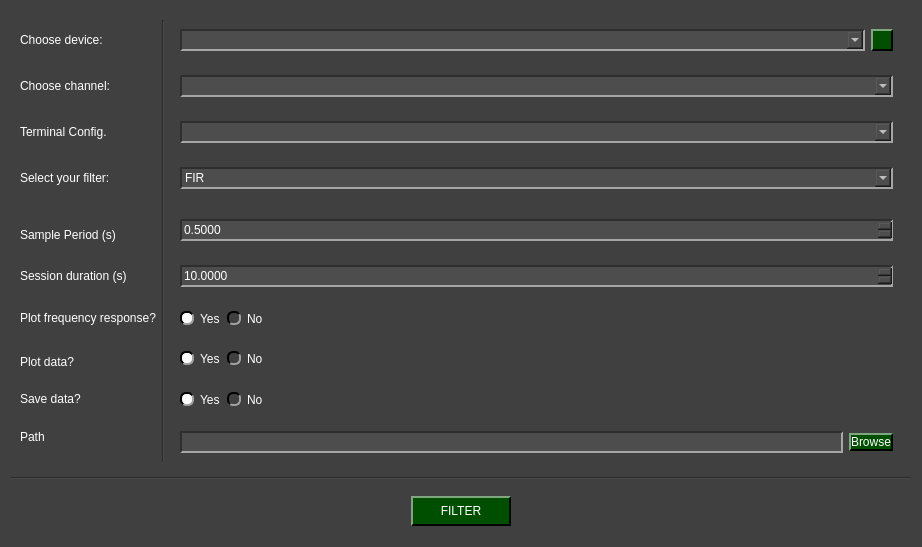
<?xml version="1.0" encoding="UTF-8"?>
<ui version="4.0">
 <class>Digitalfilters_NIDAQ_widget</class>
 <widget class="QWidget" name="Digitalfilters_NIDAQ_widget">
  <property name="geometry">
   <rect>
    <x>0</x>
    <y>0</y>
    <width>922</width>
    <height>547</height>
   </rect>
  </property>
  <property name="windowTitle">
   <string>Form</string>
  </property>
  <property name="styleSheet">
   <string notr="true">QWidget{
	background-color: rgb(64, 64, 64);
}

QTabWidget::pane { 
   border: 1px solid rgb(166, 166, 166);
}

QTabBar::tab {
  	background-color: rgb(77, 77, 77);
 }

 QTabBar::tab:selected {
  	background-color: rgb(140, 140, 140);
	padding-top: 2px;
	padding-bottom: 2px;
	padding-left: 12px;
	padding-right: 12px;
 }

 QTabBar::tab:selected:hover {
  	background-color: rgb(140, 140, 140);
	padding-top: 2px;
	padding-bottom: 2px;
	padding-left: 12px;
	padding-right: 12px;
 }

 QTabBar::tab:hover {
  	background-color: rgb(109, 109, 109);
	padding-top: 2px;
	padding-bottom: 2px;
	padding-left: 12px;
	padding-right: 12px;
 }

 QTabBar::tab:middle {
	border-right: 1px dashed rgb(166, 166, 166);
	border-left: 1px dashed rgb(166, 166, 166);
	padding-top: 2px;
	padding-bottom: 2px;
	padding-left: 12px;
	padding-right: 12px;
 }

 QTabBar::tab:last {
	border-top-right-radius: 10px;
	padding-top: 2px;
	padding-bottom: 2px;
	padding-left: 12px;
	padding-right: 12px;
 }

 QTabBar::tab:first {
	border-top-left-radius: 10px;
	padding-top: 2px;
	padding-bottom: 2px;
	padding-left: 12px;
	padding-right: 12px;
 }


QComboBox QAbstractItemView {
    background-color: rgb(77, 77, 77);
}

QComboBox QAbstractItemView::item:focus{
    background-color: rgb(140, 140, 140);
}

QDoubleSpinBox{
	background-color: rgb(77, 77, 77);
	
	border-top: 1.5px solid rgb(46, 46, 46);
	border-left: 1.5px solid rgb(46, 46, 46);

	border-bottom: 1.5px solid rgb(166, 166, 166);
	border-right: 1.5px solid rgb(166, 166, 166);
}

QDoubleSpinBox::up-button{
    image: url(:/imgs/drop_up_arrow.png);
	width: 11px;

	background-color: rgb(0, 79, 0);
	border-top: 1.5px solid rgb(127, 167, 127);
	border-left: 1.5px solid rgb(127, 167, 127);

	border-bottom: 1.5px solid rgb(0, 0, 0);
	border-right: 1.5px solid rgb(0, 0, 0);
}

QDoubleSpinBox::up-button:pressed{
	border: 2px solid rgb(255, 255, 255);
}

QDoubleSpinBox::up-button:hover{
	background-color: rgb(0, 50, 0);
}

QDoubleSpinBox::down-button{
    image: url(:/imgs/drop_down_arrow.png);
	width: 11px;

	background-color: rgb(0, 79, 0);
	border-top: 1.5px solid rgb(127, 167, 127);
	border-left: 1.5px solid rgb(127, 167, 127);

	border-bottom: 1.5px solid rgb(0, 0, 0);
	border-right: 1.5px solid rgb(0, 0, 0);
}

QDoubleSpinBox::down-button:pressed{
	border: 2px solid rgb(255, 255, 255);
}

QDoubleSpinBox::down-button:hover{
	background-color: rgb(0, 50, 0);
}

QWidget#centralwidget{
	background-color: rgb(64, 64, 64);
}

QWidget{
	color: rgb(255, 255, 255);
}

QComboBox{
	background-color: rgb(77, 77, 77);
	
	border-top: 1.5px solid rgb(46, 46, 46);
	border-left: 1.5px solid rgb(46, 46, 46);

	border-bottom: 1.5px solid rgb(166, 166, 166);
	border-right: 1.5px solid rgb(166, 166, 166);
}


QComboBox::drop-down{
	image: url(:/imgs/imgs/drop_down_arrow.png);
	width: 11px;

	background-color: rgb(0, 79, 0);
	border-top: 2px solid rgb(127, 167, 127);
	border-left: 2px solid rgb(127, 167, 127);

	border-bottom: 2px solid rgb(0, 0, 0);
	border-right: 2px solid rgb(0, 0, 0);
}

QComboBox::drop-down:hover{
	background-color: rgb(0, 50, 0);
}

QComboBox::drop-down:pressed{
	border: 2px solid rgb(255, 255, 255);
}

QPushButton{
	background-color: rgb(0, 79, 0);

	border-top: 1.5px solid rgb(127, 167, 127);
	border-left: 1.5px solid rgb(127, 167, 127);

	border-bottom: 1.5px solid rgb(0, 0, 0);
	border-right: 1.5px solid rgb(0, 0, 0);

	
	font: 12pt &quot;Helvetica&quot;;
	text-align:center;
}

QWidget{
	font: 12pt &quot;Helvetica&quot;;
}

QPushButton:hover{
	background-color: rgb(0, 50, 0);
}

QPushButton:pressed{
	border: 2px solid rgb(255, 255, 255);
}

QLineEdit{
	background-color: rgb(77, 77, 77);
	border-top: 1.5px solid rgb(46, 46, 46);
	border-left: 1.5px solid rgb(46, 46, 46);

	border-bottom: 1.5px solid rgb(166, 166, 166);
	border-right: 1.5px solid rgb(166, 166, 166);
}

QRadioButton::indicator{
	border-radius: 6px;
	border-top: 1.5px solid rgb(0, 0, 0);
	border-left: 1.5px solid rgb(0, 0, 0);

	border-bottom: 1.5px solid rgb(160, 160, 160);
	border-right: 1.5px solid rgb(160, 160, 160);
}

QRadioButton::indicator::checked{
	background-color: white;
}

QRadioButton::indicator::unchecked:hover{
	background-color: #9F9F9F;
}

QRadioButton::indicator::pressed{
	border: 1.5px solid #505050
}

QPushButton#reload_devices{
	image: url(:/imgs/imgs/reload.png);
	width: 11px;
	background-color: rgb(0, 79, 0);

	border-top: 1.5px solid rgb(127, 167, 127);
	border-left: 1.5px solid rgb(127, 167, 127);

	border-bottom: 1.5px solid rgb(0, 0, 0);
	border-right: 1.5px solid rgb(0, 0, 0);

	
	font: 12pt &quot;Helvetica&quot;;
	text-align:center;
}

QPushButton#reload_devices:hover{
	background-color: rgb(0, 50, 0);
}

QPushButton#reload_devices:pressed{
	border: 2px solid rgb(255, 255, 255);
}

</string>
  </property>
  <layout class="QGridLayout" name="gridLayout">
   <item row="5" column="0">
    <widget class="QWidget" name="widget_6" native="true">
     <layout class="QGridLayout" name="gridLayout_7">
      <item row="0" column="0">
       <widget class="QPushButton" name="filter_button">
        <property name="minimumSize">
         <size>
          <width>0</width>
          <height>30</height>
         </size>
        </property>
        <property name="maximumSize">
         <size>
          <width>100</width>
          <height>30</height>
         </size>
        </property>
        <property name="text">
         <string>FILTER</string>
        </property>
       </widget>
      </item>
     </layout>
    </widget>
   </item>
   <item row="4" column="0">
    <widget class="Line" name="line">
     <property name="orientation">
      <enum>Qt::Horizontal</enum>
     </property>
    </widget>
   </item>
   <item row="3" column="0">
    <widget class="QWidget" name="left_side" native="true">
     <layout class="QGridLayout" name="gridLayout_2">
      <item row="3" column="0">
       <widget class="QLabel" name="label_4">
        <property name="minimumSize">
         <size>
          <width>0</width>
          <height>30</height>
         </size>
        </property>
        <property name="maximumSize">
         <size>
          <width>16777215</width>
          <height>30</height>
         </size>
        </property>
        <property name="text">
         <string>Select your filter:</string>
        </property>
       </widget>
      </item>
      <item row="1" column="2">
       <widget class="QWidget" name="widget_2" native="true">
        <layout class="QGridLayout" name="gridLayout_4">
         <item row="0" column="0">
          <widget class="QComboBox" name="channel_combo">
           <property name="minimumSize">
            <size>
             <width>0</width>
             <height>22</height>
            </size>
           </property>
           <property name="maximumSize">
            <size>
             <width>16777215</width>
             <height>22</height>
            </size>
           </property>
          </widget>
         </item>
        </layout>
       </widget>
      </item>
      <item row="7" column="2">
       <widget class="QWidget" name="widget_8" native="true">
        <layout class="QGridLayout" name="gridLayout_9">
         <item row="0" column="0">
          <widget class="QDoubleSpinBox" name="session_line">
           <property name="minimumSize">
            <size>
             <width>0</width>
             <height>22</height>
            </size>
           </property>
           <property name="maximumSize">
            <size>
             <width>16777215</width>
             <height>22</height>
            </size>
           </property>
           <property name="decimals">
            <number>4</number>
           </property>
           <property name="singleStep">
            <double>0.010000000000000</double>
           </property>
           <property name="stepType">
            <enum>QAbstractSpinBox::AdaptiveDecimalStepType</enum>
           </property>
           <property name="value">
            <double>10.000000000000000</double>
           </property>
          </widget>
         </item>
        </layout>
       </widget>
      </item>
      <item row="0" column="2">
       <widget class="QWidget" name="widget" native="true">
        <layout class="QGridLayout" name="gridLayout_3">
         <item row="0" column="1">
          <widget class="QPushButton" name="reload_devices">
           <property name="minimumSize">
            <size>
             <width>22</width>
             <height>22</height>
            </size>
           </property>
           <property name="maximumSize">
            <size>
             <width>22</width>
             <height>22</height>
            </size>
           </property>
           <property name="text">
            <string/>
           </property>
          </widget>
         </item>
         <item row="0" column="0">
          <widget class="QComboBox" name="device_combo">
           <property name="minimumSize">
            <size>
             <width>0</width>
             <height>22</height>
            </size>
           </property>
           <property name="maximumSize">
            <size>
             <width>16777215</width>
             <height>22</height>
            </size>
           </property>
          </widget>
         </item>
        </layout>
       </widget>
      </item>
      <item row="9" column="2" rowspan="2" alignment="Qt::AlignLeft">
       <widget class="QWidget" name="widget_9" native="true">
        <layout class="QHBoxLayout" name="horizontalLayout_2">
         <item>
          <widget class="QRadioButton" name="yes_plot">
           <property name="text">
            <string>Yes</string>
           </property>
           <property name="checked">
            <bool>true</bool>
           </property>
           <attribute name="buttonGroup">
            <string notr="true">ratio_plot</string>
           </attribute>
          </widget>
         </item>
         <item>
          <widget class="QRadioButton" name="no_plot">
           <property name="text">
            <string>No</string>
           </property>
           <attribute name="buttonGroup">
            <string notr="true">ratio_plot</string>
           </attribute>
          </widget>
         </item>
        </layout>
       </widget>
      </item>
      <item row="8" column="2" alignment="Qt::AlignLeft">
       <widget class="QWidget" name="widget_5" native="true">
        <layout class="QHBoxLayout" name="horizontalLayout">
         <item>
          <widget class="QRadioButton" name="yes_fr">
           <property name="text">
            <string>Yes</string>
           </property>
           <property name="checked">
            <bool>true</bool>
           </property>
           <attribute name="buttonGroup">
            <string notr="true">ratio_fr</string>
           </attribute>
          </widget>
         </item>
         <item>
          <widget class="QRadioButton" name="no_fr">
           <property name="text">
            <string>No</string>
           </property>
           <attribute name="buttonGroup">
            <string notr="true">ratio_fr</string>
           </attribute>
          </widget>
         </item>
        </layout>
       </widget>
      </item>
      <item row="5" column="2" rowspan="2">
       <widget class="QWidget" name="widget_7" native="true">
        <layout class="QGridLayout" name="gridLayout_8">
         <item row="0" column="0">
          <widget class="QDoubleSpinBox" name="sample_line">
           <property name="minimumSize">
            <size>
             <width>0</width>
             <height>22</height>
            </size>
           </property>
           <property name="maximumSize">
            <size>
             <width>16777215</width>
             <height>22</height>
            </size>
           </property>
           <property name="decimals">
            <number>4</number>
           </property>
           <property name="singleStep">
            <double>0.010000000000000</double>
           </property>
           <property name="stepType">
            <enum>QAbstractSpinBox::AdaptiveDecimalStepType</enum>
           </property>
           <property name="value">
            <double>0.500000000000000</double>
           </property>
          </widget>
         </item>
        </layout>
       </widget>
      </item>
      <item row="12" column="0">
       <widget class="QLabel" name="label_10">
        <property name="minimumSize">
         <size>
          <width>0</width>
          <height>30</height>
         </size>
        </property>
        <property name="maximumSize">
         <size>
          <width>16777215</width>
          <height>30</height>
         </size>
        </property>
        <property name="text">
         <string>Path</string>
        </property>
       </widget>
      </item>
      <item row="0" column="0">
       <widget class="QLabel" name="label">
        <property name="minimumSize">
         <size>
          <width>0</width>
          <height>30</height>
         </size>
        </property>
        <property name="maximumSize">
         <size>
          <width>200</width>
          <height>30</height>
         </size>
        </property>
        <property name="text">
         <string>Choose device:</string>
        </property>
       </widget>
      </item>
      <item row="12" column="2" rowspan="2">
       <widget class="QWidget" name="widget_11" native="true">
        <layout class="QHBoxLayout" name="horizontalLayout_4">
         <item>
          <widget class="QLineEdit" name="path_line">
           <property name="minimumSize">
            <size>
             <width>0</width>
             <height>22</height>
            </size>
           </property>
          </widget>
         </item>
         <item>
          <widget class="QPushButton" name="browse_button">
           <property name="text">
            <string>Browse</string>
           </property>
          </widget>
         </item>
        </layout>
       </widget>
      </item>
      <item row="2" column="2">
       <widget class="QWidget" name="widget_3" native="true">
        <layout class="QGridLayout" name="gridLayout_5">
         <item row="0" column="0">
          <widget class="QComboBox" name="terminal_combo">
           <property name="minimumSize">
            <size>
             <width>0</width>
             <height>22</height>
            </size>
           </property>
           <property name="maximumSize">
            <size>
             <width>16777215</width>
             <height>22</height>
            </size>
           </property>
          </widget>
         </item>
        </layout>
       </widget>
      </item>
      <item row="11" column="2" alignment="Qt::AlignLeft">
       <widget class="QWidget" name="widget_10" native="true">
        <layout class="QHBoxLayout" name="horizontalLayout_3">
         <item>
          <widget class="QRadioButton" name="yes_save">
           <property name="text">
            <string>Yes</string>
           </property>
           <property name="checked">
            <bool>true</bool>
           </property>
           <attribute name="buttonGroup">
            <string notr="true">ratio_save</string>
           </attribute>
          </widget>
         </item>
         <item>
          <widget class="QRadioButton" name="no_save">
           <property name="text">
            <string>No</string>
           </property>
           <attribute name="buttonGroup">
            <string notr="true">ratio_save</string>
           </attribute>
          </widget>
         </item>
        </layout>
       </widget>
      </item>
      <item row="0" column="1" rowspan="14">
       <widget class="Line" name="line_7">
        <property name="orientation">
         <enum>Qt::Vertical</enum>
        </property>
       </widget>
      </item>
      <item row="11" column="0">
       <widget class="QLabel" name="label_9">
        <property name="minimumSize">
         <size>
          <width>0</width>
          <height>30</height>
         </size>
        </property>
        <property name="maximumSize">
         <size>
          <width>16777215</width>
          <height>30</height>
         </size>
        </property>
        <property name="text">
         <string>Save data?</string>
        </property>
       </widget>
      </item>
      <item row="10" column="0">
       <widget class="QLabel" name="label_8">
        <property name="minimumSize">
         <size>
          <width>0</width>
          <height>30</height>
         </size>
        </property>
        <property name="maximumSize">
         <size>
          <width>16777215</width>
          <height>30</height>
         </size>
        </property>
        <property name="text">
         <string>Plot data?</string>
        </property>
       </widget>
      </item>
      <item row="8" column="0">
       <widget class="QLabel" name="label_5">
        <property name="minimumSize">
         <size>
          <width>0</width>
          <height>30</height>
         </size>
        </property>
        <property name="maximumSize">
         <size>
          <width>16777215</width>
          <height>30</height>
         </size>
        </property>
        <property name="text">
         <string>Plot frequency response?</string>
        </property>
       </widget>
      </item>
      <item row="2" column="0">
       <widget class="QLabel" name="label_3">
        <property name="minimumSize">
         <size>
          <width>0</width>
          <height>30</height>
         </size>
        </property>
        <property name="maximumSize">
         <size>
          <width>16777215</width>
          <height>30</height>
         </size>
        </property>
        <property name="text">
         <string>Terminal Config.</string>
        </property>
       </widget>
      </item>
      <item row="1" column="0">
       <widget class="QLabel" name="label_2">
        <property name="minimumSize">
         <size>
          <width>0</width>
          <height>30</height>
         </size>
        </property>
        <property name="maximumSize">
         <size>
          <width>16777215</width>
          <height>30</height>
         </size>
        </property>
        <property name="text">
         <string>Choose channel:</string>
        </property>
       </widget>
      </item>
      <item row="7" column="0">
       <widget class="QLabel" name="label_7">
        <property name="minimumSize">
         <size>
          <width>0</width>
          <height>30</height>
         </size>
        </property>
        <property name="maximumSize">
         <size>
          <width>16777215</width>
          <height>30</height>
         </size>
        </property>
        <property name="text">
         <string>Session duration (s)</string>
        </property>
       </widget>
      </item>
      <item row="3" column="2">
       <widget class="QWidget" name="widget_4" native="true">
        <layout class="QGridLayout" name="gridLayout_6">
         <item row="0" column="0">
          <widget class="QComboBox" name="type_filter">
           <property name="minimumSize">
            <size>
             <width>0</width>
             <height>22</height>
            </size>
           </property>
           <property name="maximumSize">
            <size>
             <width>16777215</width>
             <height>22</height>
            </size>
           </property>
           <item>
            <property name="text">
             <string>FIR</string>
            </property>
           </item>
           <item>
            <property name="text">
             <string>IIR</string>
            </property>
           </item>
          </widget>
         </item>
        </layout>
       </widget>
      </item>
      <item row="6" column="0">
       <widget class="QLabel" name="label_6">
        <property name="minimumSize">
         <size>
          <width>0</width>
          <height>30</height>
         </size>
        </property>
        <property name="maximumSize">
         <size>
          <width>16777215</width>
          <height>30</height>
         </size>
        </property>
        <property name="text">
         <string>Sample Period (s)</string>
        </property>
       </widget>
      </item>
     </layout>
    </widget>
   </item>
  </layout>
 </widget>
 <resources>
  <include location="resources_1.qrc"/>
 </resources>
 <connections/>
 <buttongroups>
  <buttongroup name="ratio_fr"/>
  <buttongroup name="ratio_plot"/>
  <buttongroup name="ratio_save"/>
 </buttongroups>
</ui>
